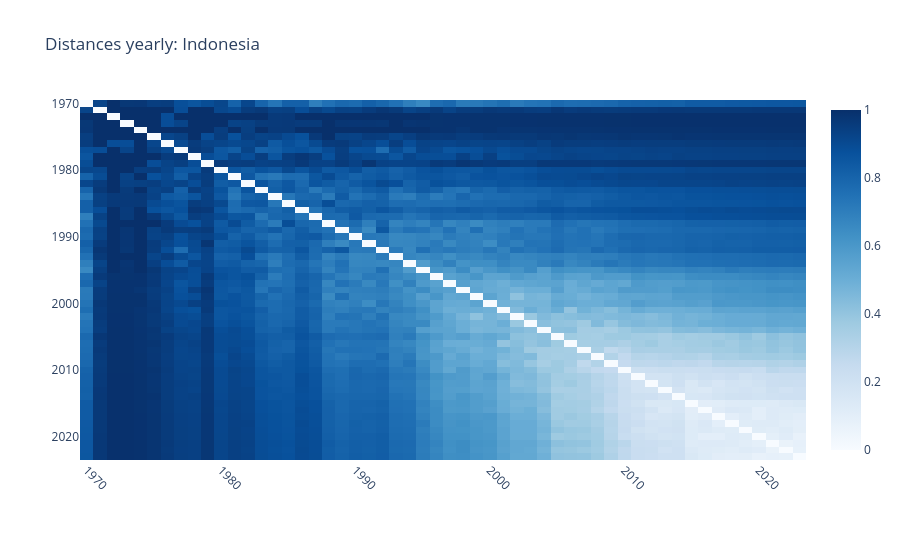

Notebook source saved alongside this figure:
### Code cell
uf.plotly_heatmap(df_dist, x_labels=df_dist.index, y_labels=df_dist.index, colorscale=False, line_height=10,
                  title=f"Distances yearly: {uf.id2name_country[country]}", z_min=0, z_max=1)

### Figure 1 — Plotly figure (JSON) as saved in the notebook; plotly's stock layout.template omitted (floating-point values rounded to 4 significant figures; data arrays with more than 128 entries replaced by an {"elided": "..."} marker saying what was removed)
{"data": [{"colorscale": [[0.0, "rgb(247,251,255)"], [0.125, "rgb(222,235,247)"], [0.25, "rgb(198,219,239)"], [0.375, "rgb(158,202,225)"], [0.5, "rgb(107,174,214)"], [0.625, "rgb(66,146,198)"], [0.75, "rgb(33,113,181)"], [0.875, "rgb(8,81,156)"], [1.0, "rgb(8,48,107)"]], "customdata": {"elided": "54x54x2 int values"}, "hovertemplate": "<b>X: </b>%{customdata[0]}<br><b>Y: </b>%{customdata[1]}<br><b>Z: </b> %{z:.3f}<br><extra></extra>", "x": [1970, 1971, 1972, 1973, 1974, 1975, 1976, 1977, 1978, 1979, 1980, 1981, 1982, 1983, 1984, 1985, 1986, 1987, 1988, 1989, 1990, 1991, 1992, 1993, 1994, 1995, 1996, 1997, 1998, 1999, 2000, 2001, 2002, 2003, 2004, 2005, 2006, 2007, 2008, 2009, 2010, 2011, 2012, 2013, 2014, 2015, 2016, 2017, 2018, 2019, 2020, 2021, 2022, 2023], "y": [1970, 1971, 1972, 1973, 1974, 1975, 1976, 1977, 1978, 1979, 1980, 1981, 1982, 1983, 1984, 1985, 1986, 1987, 1988, 1989, 1990, 1991, 1992, 1993, 1994, 1995, 1996, 1997, 1998, 1999, 2000, 2001, 2002, 2003, 2004, 2005, 2006, 2007, 2008, 2009, 2010, 2011, 2012, 2013, 2014, 2015, 2016, 2017, 2018, 2019, 2020, 2021, 2022, 2023], "z": {"elided": "54x54 float values"}, "zmax": 1, "zmin": 0, "type": "heatmap"}], "layout": {"xaxis": {"tickangle": 45, "automargin": true}, "yaxis": {"autorange": "reversed", "automargin": true}, "title": {"text": "Distances yearly: Indonesia"}, "height": 540}}
